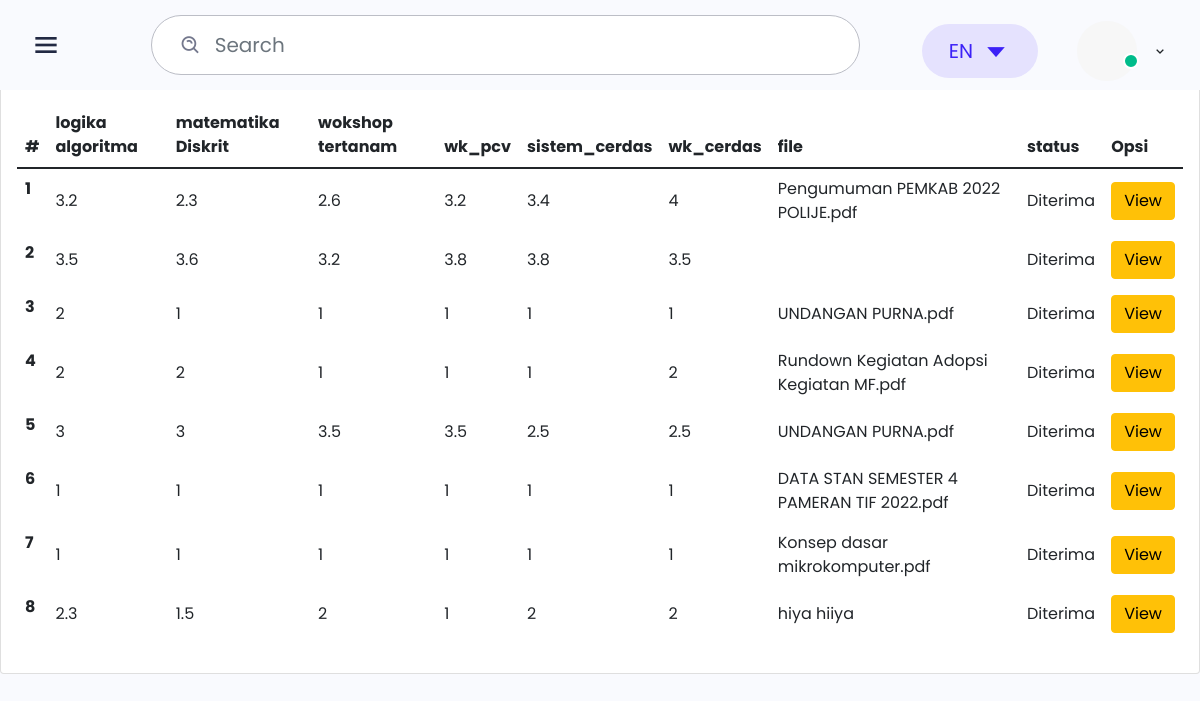
The app's page /protend/data_mahasiswa.php with its own data.
### tables this page shows
CREATE TABLE `mata_kuliah` (
  `id_matkul` int(11) NOT NULL,
  `logika_algoritma` float NOT NULL,
  `matematika_Diskrit` float NOT NULL,
  `wk_sistemtertanam` float NOT NULL,
  `wk_pcv` float NOT NULL,
  `sistem_cerdas` float NOT NULL,
  `wk_sistem_cerdas` float NOT NULL,
  `name` text NOT NULL,
  `file` varchar(50) NOT NULL,
  `id_status` int(3) NOT NULL DEFAULT '0',
  `id_nilai_skripsi` int(3) NOT NULL DEFAULT '0'
);

### protend/data_mahasiswa.php (the view, shortened to what this page needs)
<!DOCTYPE html>
<html lang="en">
<head>
    <link href='https://unpkg.com/boxicons@2.0.7/css/boxicons.min.css' rel='stylesheet'>
    <link rel="stylesheet" href="css/icons.min.css">
    <link rel="stylesheet" href="./css/bootstrap.min.css">
    <link rel="stylesheet" href="./css/grid.css">
    <link rel="stylesheet" href="./css/style.css">
    <link rel="stylesheet" href="./css/responsive.css">
</head>
<body class="sidebar-expand">
    <div class="main-header">
        <div class="d-flex">
            <div class="mobile-toggle" id="mobile-toggle">
                <i class='bx bx-menu'></i>
            </div>
        </div>
        <div class="d-flex align-items-center">
            <form class="app-search d-none d-lg-block">
                <div class="position-relative">
                    <input type="text" class="form-control" placeholder="Search">
                    <span class="bx bx-search-alt"></span>
                </div>
            </form>
            <div class="dropdown d-inline-block">
                <button type="button" class="btn header-item" data-bs-toggle="dropdown" aria-haspopup="true" aria-expanded="false">
                        <span class="btn dropdown-toggle" id="header-lang-img">
                            EN
                            <i class='bx bx-caret-down'></i>
                        </span>
                    </button>
            </div>
            <div class="dropdown d-inline-block mt-12">
                <button type="button" class="btn header-item waves-effect" id="page-header-user-dropdown" data-bs-toggle="dropdown" aria-haspopup="true" aria-expanded="false">
                        <img class="rounded-circle header-profile-user" src="./images/profile/profile.png"
                            alt="Header Avatar">
                        <span class="pulse-css"></span>
                        <i class='bx bx-chevron-down'></i>
                    </button>
            </div>
        </div>
    </div>
    <div class="main">
<h1>Tegar karunia ilham</h1>
    <div class="card">
            <div class="card-title mb-0 fs-22">
            </div>
            <div class="card-body">
                <table class="table">
                    <thead>
                        <tr>
                            <th scope="col">#</th>
                            <th scope="col">logika algoritma</th>
                            <th scope="col">matematika Diskrit</th>
                            <th scope="col">wokshop tertanam</th>
                            <th scope="col">wk_pcv</th>
                            <th scope="col">sistem_cerdas</th>
                            <th scope="col">wk_cerdas</th>
                            <th scope="col">file</th>
                            <th scope="col">status</th>
                            <th scope="col">Opsi</th>
                        </tr>
                    </thead>
                    <tbody>
                        <?php
                        include 'koneksi.php';
                        $sql2   = "select * from mata_kuliah order by id_matkul desc";
                        $q2     = mysqli_query($koneksi, $sql2);
                        $urut   = 1;
                        while ($r2 = mysqli_fetch_array($q2)) {
                            $logika_algoritma        = $r2['logika_algoritma'];
                            $matematika_Diskrit       = $r2['matematika_Diskrit'];
                            $wk_sistemtertanam     = $r2['wk_sistemtertanam'];
                            $wk_pcv   = $r2['wk_pcv'];
                            $sistem_cerdas     = $r2['sistem_cerdas'];
                            $wk_sistem_cerdas  = $r2['wk_sistem_cerdas'];
                            $file     = $r2['file'];
                        ?>
                            <tr>
                                <th scope="row"><?php echo $urut++ ?></th>
                                <td scope="row"><?php echo $logika_algoritma ?></td>
                                <td scope="row"><?php echo $matematika_Diskrit ?></td>
                                <td scope="row"><?php echo $wk_sistemtertanam ?></td>
                                <td scope="row"><?php echo $wk_pcv ?></td>
                                <td scope="row"><?php echo $sistem_cerdas ?></td>
                                <td scope="row"><?php echo $wk_sistem_cerdas ?></td>
                                <td scope="row"><?php echo $file ?></td>
                                <td scope="row">Diterima</td>
                                <td><a href="document_view.php?id_file=,?php echo$sb['id_file']?>" class="btn btn-warning" title="View File"style="box-shadow: 8px ">View</a></td>
                            </tr>
                        <?php
                        }
                        ?>
                    </tbody>
                </table>
            </div>
        </div>
    </div>
</body>
</html>

### protend/css/responsive.css (style rules this page uses)
@media only screen and (max-width: 1200px) { .main-header { height: 90px; padding-left: 30px; } }

### records on screen
mata_kuliah: logika_algoritma "3.2", matematika_Diskrit "2.3", wk_sistemtertanam "2.6", wk_pcv "3.2", sistem_cerdas "3.4", wk_sistem_cerdas "4", file "Pengumuman PEMKAB 2022 POLIJE.pdf"
mata_kuliah: logika_algoritma "3.5", matematika_Diskrit "3.6", wk_sistemtertanam "3.2", wk_pcv "3.8", sistem_cerdas "3.8", wk_sistem_cerdas "3.5"
mata_kuliah: logika_algoritma "2", matematika_Diskrit "1", wk_sistemtertanam "1", wk_pcv "1", sistem_cerdas "1", wk_sistem_cerdas "1", file "UNDANGAN PURNA.pdf"
mata_kuliah: logika_algoritma "2", matematika_Diskrit "2", wk_sistemtertanam "1", wk_pcv "1", sistem_cerdas "1", wk_sistem_cerdas "2", file "Rundown Kegiatan Adopsi Kegiatan MF.pdf"
mata_kuliah: logika_algoritma "3", matematika_Diskrit "3", wk_sistemtertanam "3.5", wk_pcv "3.5", sistem_cerdas "2.5", wk_sistem_cerdas "2.5", file "UNDANGAN PURNA.pdf"
mata_kuliah: logika_algoritma "1", matematika_Diskrit "1", wk_sistemtertanam "1", wk_pcv "1", sistem_cerdas "1", wk_sistem_cerdas "1", file "DATA STAN SEMESTER 4 PAMERAN TIF 2022.pdf"
mata_kuliah: logika_algoritma "1", matematika_Diskrit "1", wk_sistemtertanam "1", wk_pcv "1", sistem_cerdas "1", wk_sistem_cerdas "1", file "Konsep dasar mikrokomputer.pdf"
mata_kuliah: logika_algoritma "2.3", matematika_Diskrit "1.5", wk_sistemtertanam "2", wk_pcv "1", sistem_cerdas "2", wk_sistem_cerdas "2", file "hiya hiiya"
